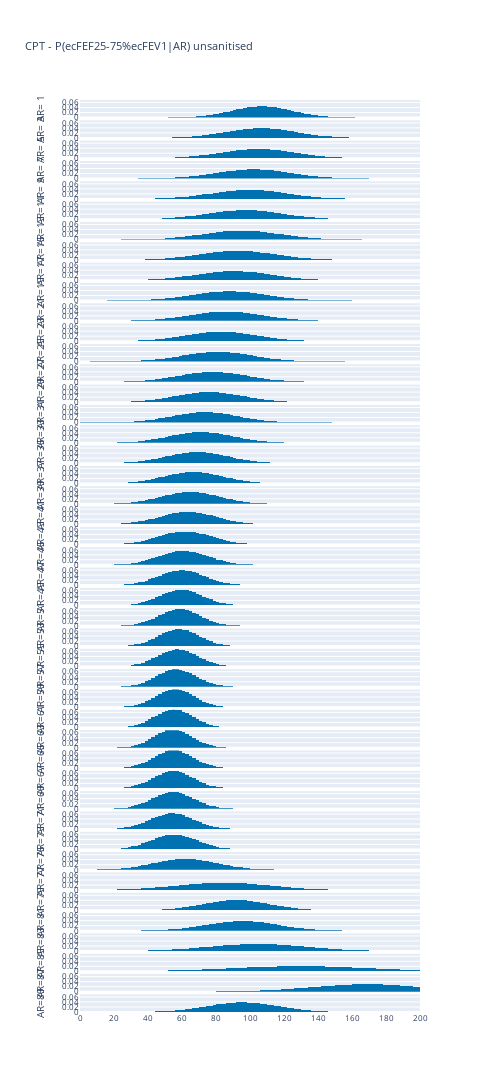

Notebook cell for this chart:
### Code cell
fig, title = cpth.plot_2d_cpt(cpt, ecFEF2575prctecFEV1, AR, p_range=[0, 0.07])#, height=6000, invert=True, y_label_two_lines=True)
title = f"CPT - P(ecFEF25-75%ecFEV1|AR) unsanitised"
# title = f"CPT - P(AR|ecFEF25-75%ecFEV1) unsanitised"
fig.update_layout(title=title)
fig.show()
fig.write_image(dh.get_path_to_main() + f"/PlotsBreathe/CPTs/{title}.pdf")
